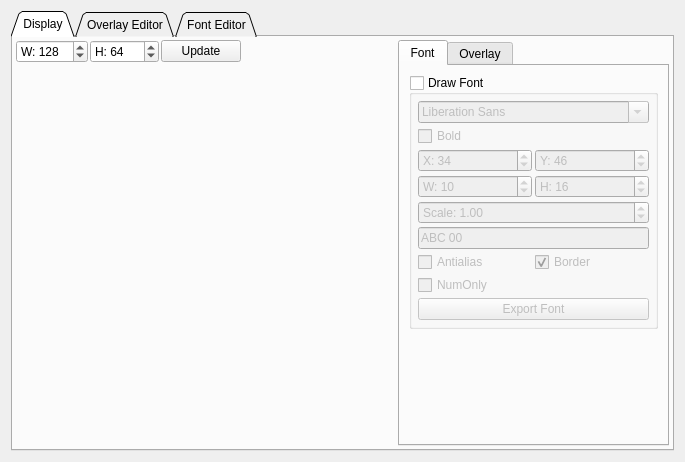
<?xml version="1.0" encoding="UTF-8"?>
<ui version="4.0">
 <class>PageDisplayTool</class>
 <widget class="QWidget" name="PageDisplayTool">
  <property name="geometry">
   <rect>
    <x>0</x>
    <y>0</y>
    <width>685</width>
    <height>462</height>
   </rect>
  </property>
  <property name="windowTitle">
   <string>Form</string>
  </property>
  <layout class="QVBoxLayout" name="verticalLayout_3">
   <item>
    <widget class="QTabWidget" name="tabWidget">
     <property name="tabShape">
      <enum>QTabWidget::Triangular</enum>
     </property>
     <property name="currentIndex">
      <number>0</number>
     </property>
     <widget class="QWidget" name="tab">
      <attribute name="title">
       <string>Display</string>
      </attribute>
      <layout class="QHBoxLayout" name="horizontalLayout">
       <property name="spacing">
        <number>2</number>
       </property>
       <property name="leftMargin">
        <number>3</number>
       </property>
       <property name="topMargin">
        <number>3</number>
       </property>
       <property name="rightMargin">
        <number>3</number>
       </property>
       <property name="bottomMargin">
        <number>3</number>
       </property>
       <item>
        <layout class="QVBoxLayout" name="verticalLayout_5">
         <item>
          <layout class="QHBoxLayout" name="horizontalLayout_3">
           <item>
            <widget class="QSpinBox" name="wBoxDisp">
             <property name="prefix">
              <string>W: </string>
             </property>
             <property name="maximum">
              <number>1024</number>
             </property>
             <property name="value">
              <number>128</number>
             </property>
            </widget>
           </item>
           <item>
            <widget class="QSpinBox" name="hBoxDisp">
             <property name="prefix">
              <string>H: </string>
             </property>
             <property name="maximum">
              <number>1024</number>
             </property>
             <property name="value">
              <number>64</number>
             </property>
            </widget>
           </item>
           <item>
            <widget class="QPushButton" name="updateSizeButtonDisp">
             <property name="text">
              <string>Update</string>
             </property>
            </widget>
           </item>
           <item>
            <spacer name="horizontalSpacer_2">
             <property name="orientation">
              <enum>Qt::Horizontal</enum>
             </property>
             <property name="sizeHint" stdset="0">
              <size>
               <width>40</width>
               <height>20</height>
              </size>
             </property>
            </spacer>
           </item>
          </layout>
         </item>
         <item>
          <widget class="DispEditor" name="fullEditor" native="true">
           <property name="sizePolicy">
            <sizepolicy hsizetype="MinimumExpanding" vsizetype="MinimumExpanding">
             <horstretch>0</horstretch>
             <verstretch>0</verstretch>
            </sizepolicy>
           </property>
          </widget>
         </item>
        </layout>
       </item>
       <item>
        <widget class="QTabWidget" name="tabWidget_2">
         <property name="sizePolicy">
          <sizepolicy hsizetype="Minimum" vsizetype="Expanding">
           <horstretch>0</horstretch>
           <verstretch>0</verstretch>
          </sizepolicy>
         </property>
         <property name="currentIndex">
          <number>0</number>
         </property>
         <widget class="QWidget" name="tab_3">
          <attribute name="title">
           <string>Font</string>
          </attribute>
          <layout class="QVBoxLayout" name="verticalLayout_2">
           <item>
            <widget class="QGroupBox" name="fontOverlayBox">
             <property name="title">
              <string>Draw Font</string>
             </property>
             <property name="checkable">
              <bool>true</bool>
             </property>
             <property name="checked">
              <bool>false</bool>
             </property>
             <layout class="QGridLayout" name="gridLayout_2">
              <property name="leftMargin">
               <number>6</number>
              </property>
              <property name="topMargin">
               <number>6</number>
              </property>
              <property name="rightMargin">
               <number>6</number>
              </property>
              <property name="bottomMargin">
               <number>6</number>
              </property>
              <property name="spacing">
               <number>3</number>
              </property>
              <item row="5" column="0" colspan="2">
               <widget class="QLineEdit" name="fontSampleEdit">
                <property name="sizePolicy">
                 <sizepolicy hsizetype="Minimum" vsizetype="Fixed">
                  <horstretch>0</horstretch>
                  <verstretch>0</verstretch>
                 </sizepolicy>
                </property>
                <property name="text">
                 <string>ABC 00</string>
                </property>
               </widget>
              </item>
              <item row="3" column="0">
               <widget class="QSpinBox" name="fontWBox">
                <property name="prefix">
                 <string>W: </string>
                </property>
                <property name="maximum">
                 <number>128</number>
                </property>
                <property name="value">
                 <number>10</number>
                </property>
               </widget>
              </item>
              <item row="0" column="0" colspan="2">
               <widget class="QFontComboBox" name="fontBox">
                <property name="sizePolicy">
                 <sizepolicy hsizetype="Minimum" vsizetype="Fixed">
                  <horstretch>0</horstretch>
                  <verstretch>0</verstretch>
                 </sizepolicy>
                </property>
               </widget>
              </item>
              <item row="8" column="0" colspan="2">
               <widget class="QPushButton" name="exportFontButton">
                <property name="text">
                 <string>Export Font</string>
                </property>
               </widget>
              </item>
              <item row="6" column="1">
               <widget class="QCheckBox" name="fontBorderBox">
                <property name="toolTip">
                 <string>Draw border around characters to see their bounding box</string>
                </property>
                <property name="text">
                 <string>Border</string>
                </property>
                <property name="checked">
                 <bool>true</bool>
                </property>
               </widget>
              </item>
              <item row="1" column="0">
               <widget class="QCheckBox" name="fontBoldBox">
                <property name="text">
                 <string>Bold</string>
                </property>
               </widget>
              </item>
              <item row="6" column="0">
               <widget class="QCheckBox" name="fontAABox">
                <property name="text">
                 <string>Antialias</string>
                </property>
               </widget>
              </item>
              <item row="4" column="0" colspan="2">
               <widget class="QDoubleSpinBox" name="fontScaleBox">
                <property name="prefix">
                 <string>Scale: </string>
                </property>
                <property name="decimals">
                 <number>2</number>
                </property>
                <property name="maximum">
                 <double>10.000000000000000</double>
                </property>
                <property name="singleStep">
                 <double>0.010000000000000</double>
                </property>
                <property name="value">
                 <double>1.000000000000000</double>
                </property>
               </widget>
              </item>
              <item row="2" column="0">
               <widget class="QSpinBox" name="fontXPosBox">
                <property name="prefix">
                 <string>X: </string>
                </property>
                <property name="maximum">
                 <number>512</number>
                </property>
                <property name="value">
                 <number>34</number>
                </property>
               </widget>
              </item>
              <item row="2" column="1">
               <widget class="QSpinBox" name="fontYPosBox">
                <property name="prefix">
                 <string>Y: </string>
                </property>
                <property name="maximum">
                 <number>512</number>
                </property>
                <property name="value">
                 <number>46</number>
                </property>
               </widget>
              </item>
              <item row="3" column="1">
               <widget class="QSpinBox" name="fontHBox">
                <property name="prefix">
                 <string>H: </string>
                </property>
                <property name="maximum">
                 <number>128</number>
                </property>
                <property name="value">
                 <number>16</number>
                </property>
               </widget>
              </item>
              <item row="7" column="0" colspan="2">
               <widget class="QCheckBox" name="exportCustomNumOnlyBox">
                <property name="toolTip">
                 <string>Export only numbers to save space</string>
                </property>
                <property name="text">
                 <string>NumOnly</string>
                </property>
               </widget>
              </item>
             </layout>
            </widget>
           </item>
           <item>
            <spacer name="verticalSpacer">
             <property name="orientation">
              <enum>Qt::Vertical</enum>
             </property>
             <property name="sizeHint" stdset="0">
              <size>
               <width>20</width>
               <height>40</height>
              </size>
             </property>
            </spacer>
           </item>
          </layout>
         </widget>
         <widget class="QWidget" name="tab_4">
          <attribute name="title">
           <string>Overlay</string>
          </attribute>
          <layout class="QVBoxLayout" name="verticalLayout_4">
           <item>
            <widget class="QGroupBox" name="overlayBox">
             <property name="title">
              <string>Draw Overlay</string>
             </property>
             <property name="checkable">
              <bool>true</bool>
             </property>
             <property name="checked">
              <bool>false</bool>
             </property>
             <layout class="QGridLayout" name="gridLayout">
              <property name="leftMargin">
               <number>6</number>
              </property>
              <property name="topMargin">
               <number>6</number>
              </property>
              <property name="rightMargin">
               <number>6</number>
              </property>
              <property name="bottomMargin">
               <number>6</number>
              </property>
              <property name="spacing">
               <number>3</number>
              </property>
              <item row="5" column="0">
               <widget class="QLabel" name="label_6">
                <property name="toolTip">
                 <string>Image rotation in degrees</string>
                </property>
                <property name="text">
                 <string>Rotation</string>
                </property>
               </widget>
              </item>
              <item row="8" column="0" colspan="3">
               <widget class="QPushButton" name="ovSaveButton">
                <property name="toolTip">
                 <string>Save overlay to layer 2 on image. Layer 2 can be enabled and disabled independently.</string>
                </property>
                <property name="text">
                 <string>Save to Layer 2</string>
                </property>
               </widget>
              </item>
              <item row="1" column="0">
               <widget class="QLabel" name="label_2">
                <property name="toolTip">
                 <string>Corner to start crop. The image will not be drawn outside of the crop area. Cropping the drawing greatly improves performance.</string>
                </property>
                <property name="text">
                 <string>Crop Start</string>
                </property>
               </widget>
              </item>
              <item row="6" column="1" colspan="2">
               <widget class="QDoubleSpinBox" name="ovScaleBox">
                <property name="decimals">
                 <number>3</number>
                </property>
                <property name="maximum">
                 <double>100.000000000000000</double>
                </property>
                <property name="singleStep">
                 <double>0.010000000000000</double>
                </property>
                <property name="value">
                 <double>1.000000000000000</double>
                </property>
               </widget>
              </item>
              <item row="0" column="0">
               <widget class="QLabel" name="label">
                <property name="toolTip">
                 <string>Position to draw image</string>
                </property>
                <property name="text">
                 <string>Position</string>
                </property>
               </widget>
              </item>
              <item row="3" column="1">
               <widget class="QSpinBox" name="ovImCXPosBox">
                <property name="prefix">
                 <string>X: </string>
                </property>
                <property name="minimum">
                 <number>-1024</number>
                </property>
                <property name="maximum">
                 <number>1024</number>
                </property>
               </widget>
              </item>
              <item row="4" column="0">
               <widget class="QLabel" name="label_5">
                <property name="toolTip">
                 <string>Rotation will be done around this pixel on the image</string>
                </property>
                <property name="text">
                 <string>Rot Center</string>
                </property>
               </widget>
              </item>
              <item row="4" column="1">
               <widget class="QSpinBox" name="ovRXPosBox">
                <property name="prefix">
                 <string>X: </string>
                </property>
                <property name="minimum">
                 <number>-1024</number>
                </property>
                <property name="maximum">
                 <number>1024</number>
                </property>
               </widget>
              </item>
              <item row="1" column="1">
               <widget class="QSpinBox" name="ovCrXPosBox">
                <property name="prefix">
                 <string>X: </string>
                </property>
                <property name="maximum">
                 <number>512</number>
                </property>
               </widget>
              </item>
              <item row="3" column="2">
               <widget class="QSpinBox" name="ovImCYPosBox">
                <property name="prefix">
                 <string>Y: </string>
                </property>
                <property name="minimum">
                 <number>-1024</number>
                </property>
                <property name="maximum">
                 <number>1024</number>
                </property>
               </widget>
              </item>
              <item row="0" column="1">
               <widget class="QSpinBox" name="ovXPosBox">
                <property name="prefix">
                 <string>X: </string>
                </property>
                <property name="minimum">
                 <number>-512</number>
                </property>
                <property name="maximum">
                 <number>512</number>
                </property>
               </widget>
              </item>
              <item row="2" column="0">
               <widget class="QLabel" name="label_3">
                <property name="toolTip">
                 <string>Size of cropped area</string>
                </property>
                <property name="text">
                 <string>Crop Size</string>
                </property>
               </widget>
              </item>
              <item row="5" column="1" colspan="2">
               <widget class="QDoubleSpinBox" name="ovRotBox">
                <property name="suffix">
                 <string> Deg</string>
                </property>
                <property name="minimum">
                 <double>-360.000000000000000</double>
                </property>
                <property name="maximum">
                 <double>360.000000000000000</double>
                </property>
               </widget>
              </item>
              <item row="6" column="0">
               <widget class="QLabel" name="label_7">
                <property name="toolTip">
                 <string>Image scale</string>
                </property>
                <property name="text">
                 <string>Scale</string>
                </property>
               </widget>
              </item>
              <item row="2" column="2">
               <widget class="QSpinBox" name="ovCrHBox">
                <property name="prefix">
                 <string>H: </string>
                </property>
                <property name="maximum">
                 <number>512</number>
                </property>
                <property name="value">
                 <number>512</number>
                </property>
               </widget>
              </item>
              <item row="3" column="0">
               <widget class="QLabel" name="label_4">
                <property name="toolTip">
                 <string>This pixel on the image will correspond to the position above</string>
                </property>
                <property name="text">
                 <string>Img Center</string>
                </property>
               </widget>
              </item>
              <item row="7" column="0">
               <widget class="QLabel" name="label_8">
                <property name="text">
                 <string>Transparent</string>
                </property>
               </widget>
              </item>
              <item row="1" column="2">
               <widget class="QSpinBox" name="ovCrYPosBox">
                <property name="prefix">
                 <string>Y: </string>
                </property>
                <property name="maximum">
                 <number>512</number>
                </property>
               </widget>
              </item>
              <item row="2" column="1">
               <widget class="QSpinBox" name="ovCrWBox">
                <property name="prefix">
                 <string>W: </string>
                </property>
                <property name="maximum">
                 <number>512</number>
                </property>
                <property name="value">
                 <number>512</number>
                </property>
               </widget>
              </item>
              <item row="7" column="1" colspan="2">
               <widget class="QSpinBox" name="ovTrBox">
                <property name="toolTip">
                 <string>Color index on image to count as transparent.</string>
                </property>
                <property name="minimum">
                 <number>-1</number>
                </property>
                <property name="maximum">
                 <number>15</number>
                </property>
                <property name="value">
                 <number>0</number>
                </property>
               </widget>
              </item>
              <item row="4" column="2">
               <widget class="QSpinBox" name="ovRYPosBox">
                <property name="prefix">
                 <string>Y: </string>
                </property>
                <property name="minimum">
                 <number>-1024</number>
                </property>
                <property name="maximum">
                 <number>1024</number>
                </property>
               </widget>
              </item>
              <item row="0" column="2">
               <widget class="QSpinBox" name="ovYPosBox">
                <property name="prefix">
                 <string>Y: </string>
                </property>
                <property name="minimum">
                 <number>-512</number>
                </property>
                <property name="maximum">
                 <number>512</number>
                </property>
               </widget>
              </item>
             </layout>
            </widget>
           </item>
           <item>
            <spacer name="verticalSpacer_2">
             <property name="orientation">
              <enum>Qt::Vertical</enum>
             </property>
             <property name="sizeHint" stdset="0">
              <size>
               <width>20</width>
               <height>40</height>
              </size>
             </property>
            </spacer>
           </item>
          </layout>
         </widget>
        </widget>
       </item>
      </layout>
     </widget>
     <widget class="QWidget" name="tab_2">
      <attribute name="title">
       <string>Overlay Editor</string>
      </attribute>
      <layout class="QVBoxLayout" name="verticalLayout">
       <property name="spacing">
        <number>2</number>
       </property>
       <property name="leftMargin">
        <number>3</number>
       </property>
       <property name="topMargin">
        <number>3</number>
       </property>
       <property name="rightMargin">
        <number>3</number>
       </property>
       <property name="bottomMargin">
        <number>3</number>
       </property>
       <item>
        <layout class="QHBoxLayout" name="horizontalLayout_2">
         <item>
          <widget class="QSpinBox" name="wBox">
           <property name="prefix">
            <string>W: </string>
           </property>
           <property name="maximum">
            <number>1024</number>
           </property>
           <property name="value">
            <number>128</number>
           </property>
          </widget>
         </item>
         <item>
          <widget class="QSpinBox" name="hBox">
           <property name="prefix">
            <string>H: </string>
           </property>
           <property name="maximum">
            <number>1024</number>
           </property>
           <property name="value">
            <number>64</number>
           </property>
          </widget>
         </item>
         <item>
          <widget class="QPushButton" name="updateSizeButton">
           <property name="text">
            <string>Update</string>
           </property>
          </widget>
         </item>
         <item>
          <spacer name="horizontalSpacer">
           <property name="orientation">
            <enum>Qt::Horizontal</enum>
           </property>
           <property name="sizeHint" stdset="0">
            <size>
             <width>40</width>
             <height>20</height>
            </size>
           </property>
          </spacer>
         </item>
        </layout>
       </item>
       <item>
        <widget class="DispEditor" name="customEditor" native="true">
         <property name="sizePolicy">
          <sizepolicy hsizetype="Preferred" vsizetype="Expanding">
           <horstretch>0</horstretch>
           <verstretch>0</verstretch>
          </sizepolicy>
         </property>
        </widget>
       </item>
      </layout>
     </widget>
     <widget class="QWidget" name="tab_5">
      <attribute name="title">
       <string>Font Editor</string>
      </attribute>
      <layout class="QVBoxLayout" name="verticalLayout_6">
       <item>
        <layout class="QGridLayout" name="gridLayout_3">
         <item row="0" column="1" colspan="2">
          <widget class="QRadioButton" name="fontEditNumOnlyButton">
           <property name="text">
            <string>Numbers Only</string>
           </property>
          </widget>
         </item>
         <item row="0" column="0">
          <widget class="QRadioButton" name="fontEditAllButton">
           <property name="text">
            <string>All</string>
           </property>
           <property name="checked">
            <bool>true</bool>
           </property>
          </widget>
         </item>
         <item row="1" column="3">
          <widget class="QCheckBox" name="fontEditBorderBox">
           <property name="toolTip">
            <string>Draw border around characters to see their bounding box</string>
           </property>
           <property name="text">
            <string>Border</string>
           </property>
           <property name="checked">
            <bool>true</bool>
           </property>
          </widget>
         </item>
         <item row="1" column="2">
          <widget class="QCheckBox" name="fontEditBoldBox">
           <property name="text">
            <string>Bold</string>
           </property>
          </widget>
         </item>
         <item row="1" column="0" colspan="2">
          <widget class="QFontComboBox" name="fontEditFontBox">
           <property name="sizePolicy">
            <sizepolicy hsizetype="Minimum" vsizetype="Fixed">
             <horstretch>0</horstretch>
             <verstretch>0</verstretch>
            </sizepolicy>
           </property>
          </widget>
         </item>
         <item row="2" column="0">
          <widget class="QSpinBox" name="fontEditWBox">
           <property name="prefix">
            <string>W: </string>
           </property>
           <property name="maximum">
            <number>128</number>
           </property>
           <property name="value">
            <number>10</number>
           </property>
          </widget>
         </item>
         <item row="2" column="1">
          <widget class="QSpinBox" name="fontEditHBox">
           <property name="prefix">
            <string>H: </string>
           </property>
           <property name="maximum">
            <number>128</number>
           </property>
           <property name="value">
            <number>16</number>
           </property>
          </widget>
         </item>
         <item row="2" column="2" colspan="2">
          <widget class="QDoubleSpinBox" name="fontEditScaleBox">
           <property name="prefix">
            <string>Scale: </string>
           </property>
           <property name="decimals">
            <number>2</number>
           </property>
           <property name="maximum">
            <double>10.000000000000000</double>
           </property>
           <property name="singleStep">
            <double>0.010000000000000</double>
           </property>
           <property name="value">
            <double>1.000000000000000</double>
           </property>
          </widget>
         </item>
         <item row="0" column="3">
          <widget class="QPushButton" name="fontEditApplyButton">
           <property name="toolTip">
            <string>Apply font and settings</string>
           </property>
           <property name="text">
            <string>Apply</string>
           </property>
          </widget>
         </item>
         <item row="5" column="0" colspan="2">
          <widget class="QPushButton" name="fontEditExportButton">
           <property name="sizePolicy">
            <sizepolicy hsizetype="MinimumExpanding" vsizetype="Fixed">
             <horstretch>0</horstretch>
             <verstretch>0</verstretch>
            </sizepolicy>
           </property>
           <property name="text">
            <string>Export Font</string>
           </property>
          </widget>
         </item>
         <item row="5" column="2" colspan="2">
          <widget class="QPushButton" name="fontEditImportButton">
           <property name="text">
            <string>Import Font</string>
           </property>
          </widget>
         </item>
        </layout>
       </item>
       <item>
        <widget class="DispEditor" name="fontEditor" native="true">
         <property name="sizePolicy">
          <sizepolicy hsizetype="Preferred" vsizetype="Expanding">
           <horstretch>0</horstretch>
           <verstretch>0</verstretch>
          </sizepolicy>
         </property>
        </widget>
       </item>
      </layout>
     </widget>
    </widget>
   </item>
  </layout>
 </widget>
 <customwidgets>
  <customwidget>
   <class>DispEditor</class>
   <extends>QWidget</extends>
   <header>display_tool/dispeditor.h</header>
   <container>1</container>
  </customwidget>
 </customwidgets>
 <resources/>
 <connections/>
</ui>
